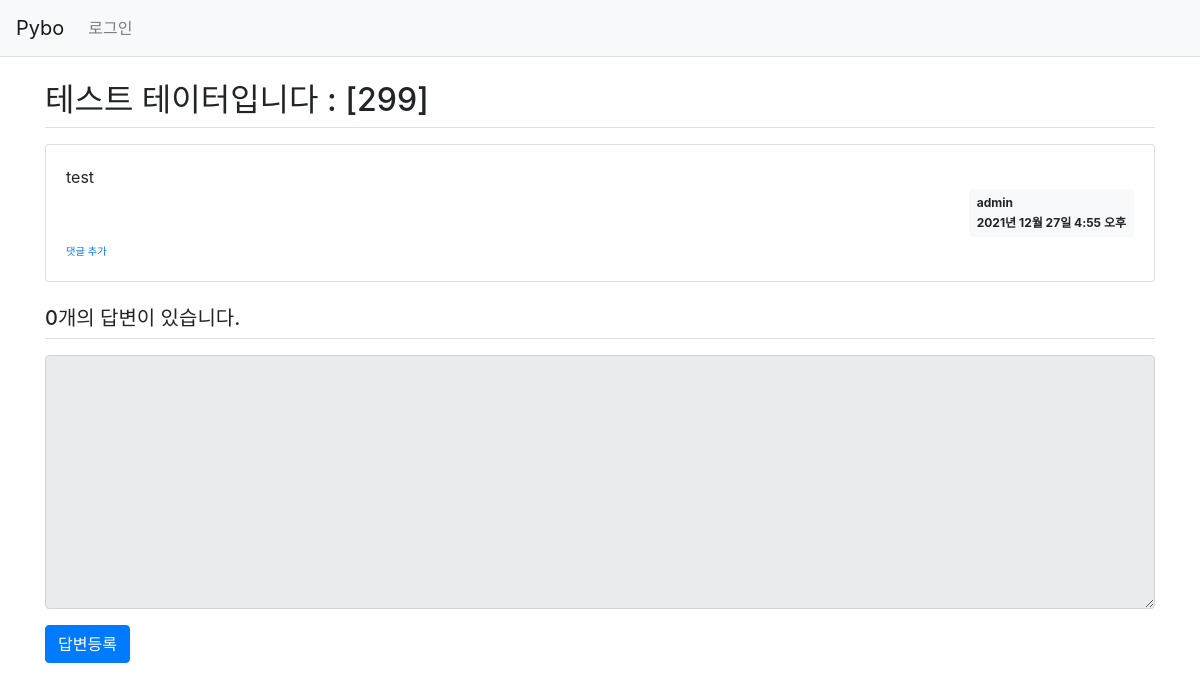
Page /pybo/307/ on the earlier database version.
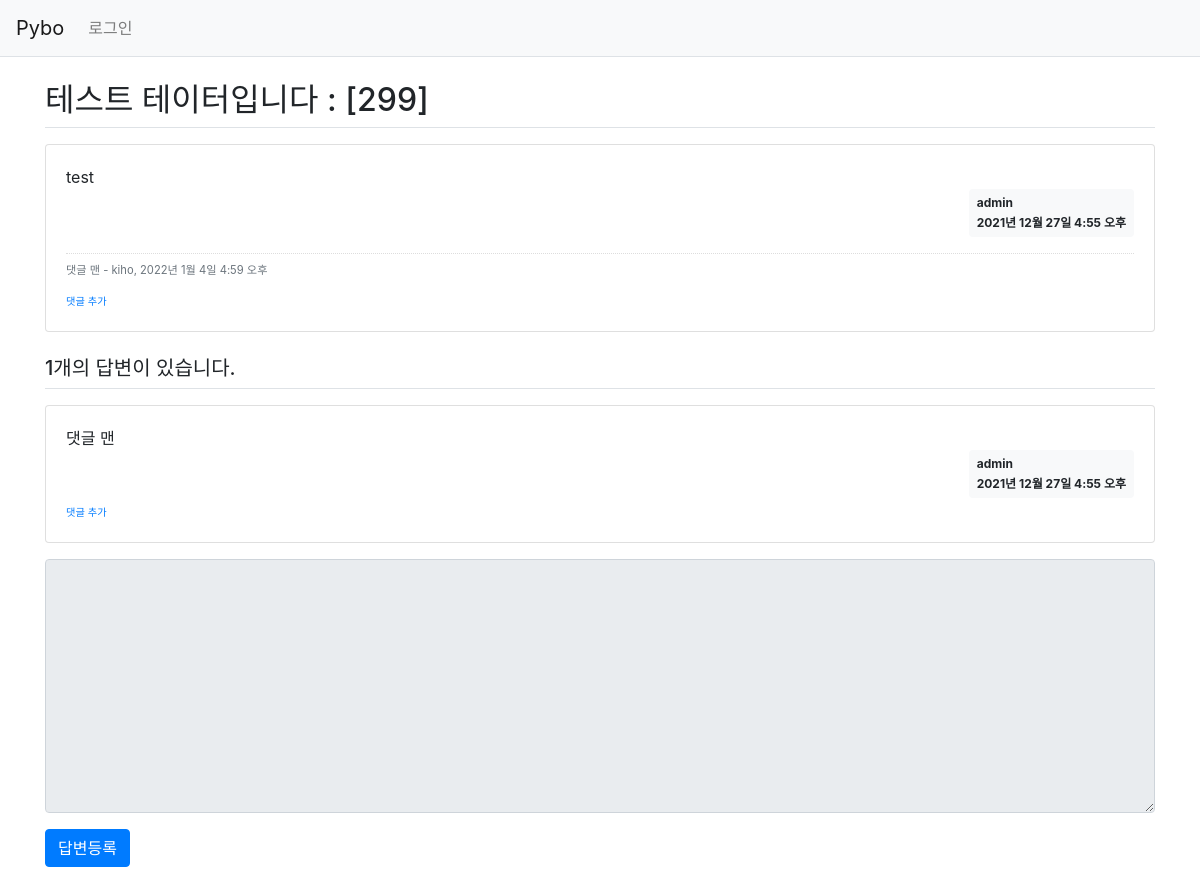
Same page on the later database version.
### pybo/models.py (models this page shows, shortened)
class Question(models.Model):
    subject = models.CharField(max_length=200) # 글자 수 제한하려면 charField
    content = models.TextField() # 글자수 제한 X
    create_date = models.DateTimeField() # 시간
    modify_date = models.DateTimeField(null=True, blank=True)  # blank = True 로 form.is_valid에서 오류 X
    author = models.ForeignKey(User, on_delete=models.CASCADE)

class Comment(models.Model):
    author = models.ForeignKey(User,on_delete=models.CASCADE)
    content = models.TextField()
    create_date = models.DateTimeField()
    modify_date = models.DateTimeField(null=True,blank=True)
    question = models.ForeignKey(Question,null=True, blank=True, on_delete=models.CASCADE)
    answer = models.ForeignKey(Answer,null=True,blank=True,on_delete=models.CASCADE)

class Answer(models.Model):
    question = models.ForeignKey(Question,on_delete=models.CASCADE) # 질문에 대한 답변이므로 foreinkey , 질문과 함께 삭제
    content = models.TextField()
    create_date = models.DateTimeField()
    modify_date = models.DateTimeField(null=True,blank=True)
    author = models.ForeignKey(User, on_delete=models.CASCADE)

### pybo/views.py (the view)
# urls.py: path('<int:question_id>/', views.detail,name = 'detail'),
def detail(request,question_id):
    question = get_object_or_404(Question,pk=question_id)
    context = {'question':question}
    return render(request,'pybo/question_detail.html',context)

### templates/pybo/question_detail.html (shortened to what this page needs)
{% extends 'base.html' %}
{% block content %}
<div class="container my-3">
    <h2 class="border-bottom py-2">{{ question.subject }}</h2>
    <div class="card my-3">
        <div class="card-body">
            <div class="card-text" style="white-space: pre-line;">{{ question.content }}</div>
            <div class="d-flex justify-content-end">
                <div class="badge badge-light p-2 text-left">
                    <div class="mb-2">{{ question.author.username }}</div>
                    <div>{{ question.create_date }}</div>
                </div>
            </div>
            {% if question.comment_set.count > 0 %}
            <div class="mt-3">
                {% for comment in question.comment_set.all %}
                    <div class="comment py-2 text-muted">
                        <span style="white-space: pre-line;">{{ comment.content }}</span>
                        <span>
                            - {{ comment.author }}, {{ comment.create_date }}
                        </span>
                    </div>
                {% endfor %}
            </div>
            {% endif %}
            <div>
                <a href="{% url 'pybo:comment_create_question' question.id %}"
                   class="small"><small>댓글 추가</small></a>
            </div>
        </div>
    </div>
    <h5 class="border-bottom my-3 py-2">{{question.answer_set.count}}개의 답변이 있습니다.</h5>
    {% for answer in question.answer_set.all %}
    <div class="card my-3">
        <div class="card-body">
            <div class="card-text" style="white-space: pre-line;">{{ answer.content }}</div>
            <div class="d-flex justify-content-end">
                <div class="badge badge-light p-2 text-left">
                    <div class="mb-2">{{ question.author.username }}</div>
                    <div>{{ question.create_date }}</div>
                </div>
            </div>
            <div>
                <a href="{% url 'pybo:comment_create_answer' answer.id %}" class="small"><small>댓글 추가</small></a>
            </div>
        </div>
    </div>
    {% endfor %}
    <form action="{% url 'pybo:answer_create' question.id %}" method="post" class="my-3">
        <div class="form-group">
            <textarea name="content" id="content"
                      {% if not user.is_authenticated %}disabled{% endif %}
                      class="form-control" rows="10"></textarea>
        </div>
        <input type="submit" value="답변등록" class="btn btn-primary">
    </form>
</div>
{% endblock %}

Differences in the rows shown:
computed for Question "테스트 테이터입니다 : [299]": answer_set.count "0" → "1"
added Comment: content "댓글 맨", author "kiho", create_date "2022년 1월 4일 4:59 오후"
added Answer: content "댓글 맨", {{ question.author.username }} "admin", {{ question.create_date }} "2021년 12월 27일 4:55 오후"
